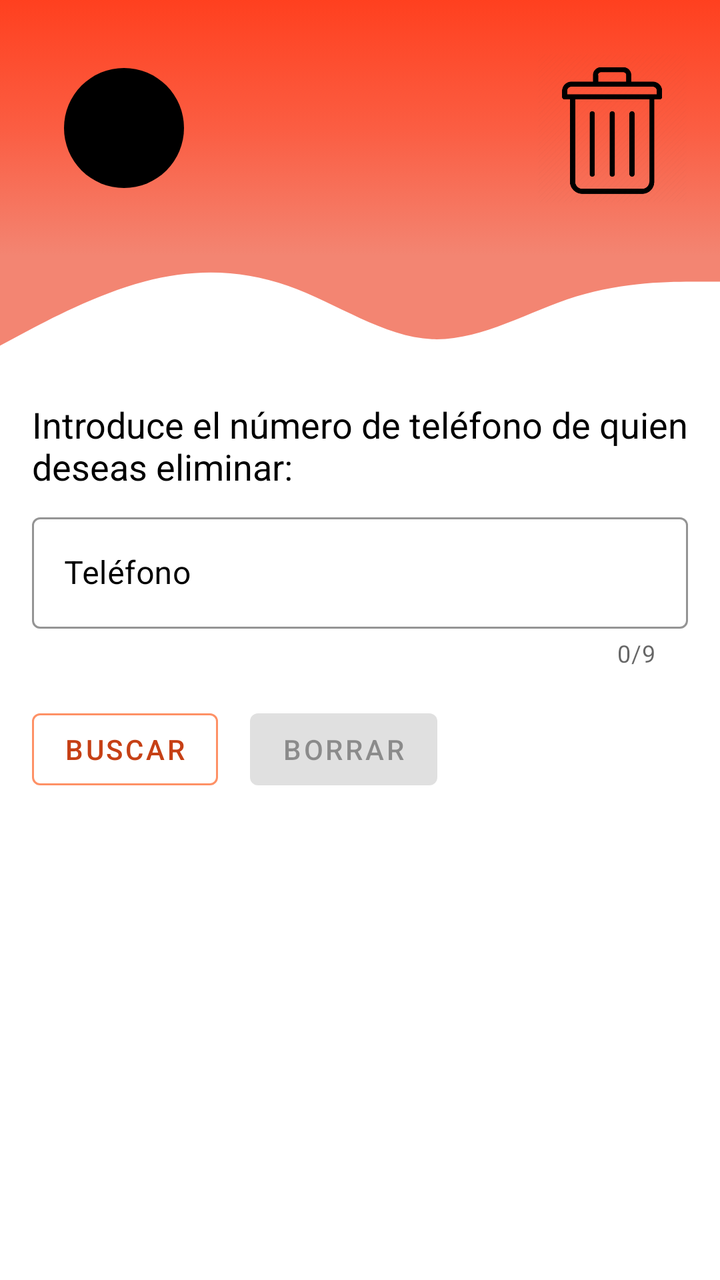
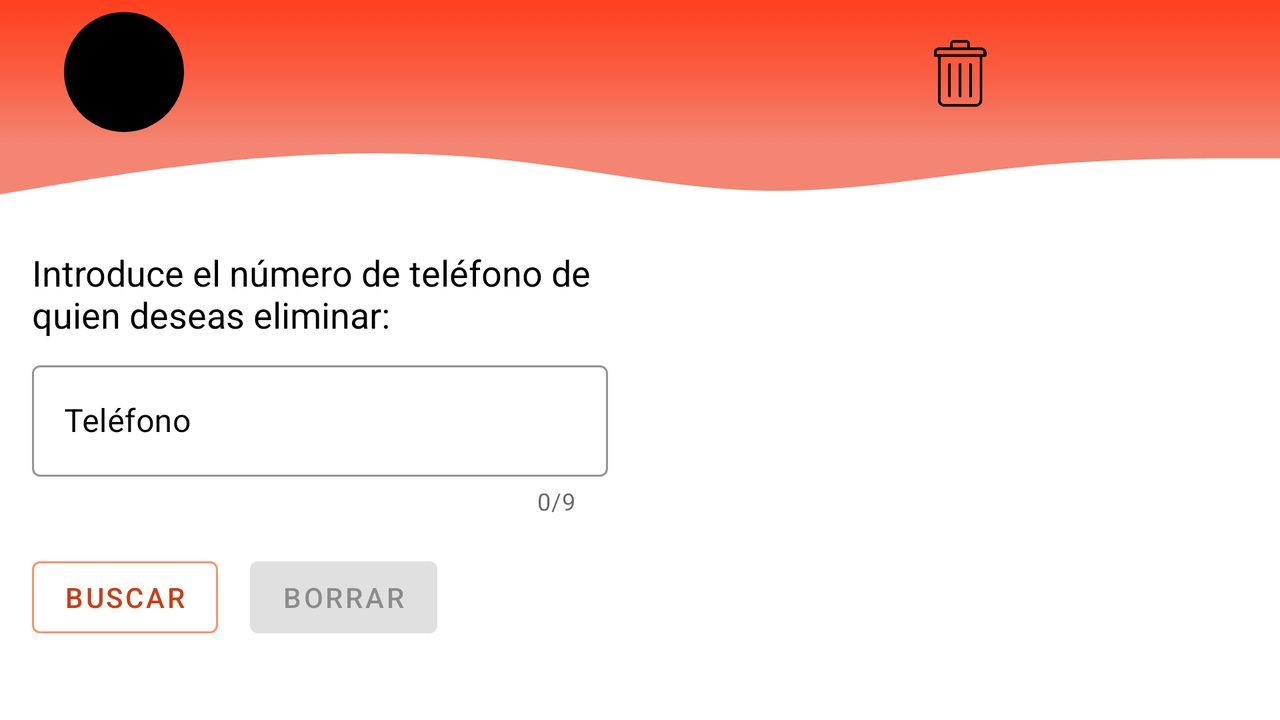

Compare how this app lays out the same screen by default and in its alternative resource folder. The renders come first, then the two layout files and the values they reference.
<!-- AndroidManifest.xml: application theme Theme.Agenda.NoActionBar -->
<!-- res/layout/activity_delete.xml -->
<?xml version="1.0" encoding="utf-8"?>
<androidx.constraintlayout.widget.ConstraintLayout xmlns:android="http://schemas.android.com/apk/res/android"
    xmlns:app="http://schemas.android.com/apk/res-auto"
    xmlns:tools="http://schemas.android.com/tools"
    android:layout_width="match_parent"
    android:layout_height="match_parent"
    tools:context=".view.ActivityDelete">

    <androidx.recyclerview.widget.RecyclerView
        android:id="@+id/recyclerviewDelete"
        android:layout_width="0dp"
        android:layout_height="0dp"
        android:layout_marginBottom="8dp"
        android:padding="8dp"
        app:layout_constraintBottom_toBottomOf="parent"
        app:layout_constraintLeft_toLeftOf="parent"
        app:layout_constraintRight_toRightOf="parent"
        app:layout_constraintTop_toBottomOf="@+id/btBuscarDelete"
        tools:listitem="@layout/rv_item" />

    <TextView
        android:id="@+id/textView2"
        android:layout_width="0dp"
        android:layout_height="wrap_content"
        android:layout_marginStart="16dp"
        android:layout_marginTop="8dp"
        android:layout_marginEnd="16dp"
        android:text="@string/tv_introduce_eliminar"
        android:textColor="#000000"
        android:textSize="18sp"
        app:layout_constraintEnd_toEndOf="parent"
        app:layout_constraintStart_toStartOf="parent"
        app:layout_constraintTop_toTopOf="@+id/guideline14" />

    <com.google.android.material.textfield.TextInputLayout
        android:id="@+id/tiDelete"
        style="@style/Widget.MaterialComponents.TextInputLayout.OutlinedBox"
        android:layout_width="match_parent"
        android:layout_height="wrap_content"
        android:layout_marginStart="16dp"
        android:layout_marginTop="8dp"
        android:layout_marginEnd="16dp"
        android:textColorHint="#000000"
        app:boxStrokeColor="#FE9166"
        app:counterEnabled="true"
        app:counterMaxLength="9"
        app:hintTextColor="#000000"
        app:layout_constraintEnd_toEndOf="parent"
        app:layout_constraintStart_toStartOf="parent"
        app:layout_constraintTop_toBottomOf="@+id/textView2">

        <com.google.android.material.textfield.TextInputEditText
            android:id="@+id/etDelete"
            android:layout_width="match_parent"
            android:layout_height="wrap_content"
            android:hint="@string/hint_telefono"
            android:inputType="number"
            android:textColor="#000000"
            android:textColorHint="#000000" />
    </com.google.android.material.textfield.TextInputLayout>

    <Button
        android:id="@+id/btBuscarDelete"
        style="@style/Widget.MaterialComponents.Button.OutlinedButton"
        android:layout_width="wrap_content"
        android:layout_height="wrap_content"
        android:layout_marginStart="16dp"
        android:layout_marginTop="16dp"
        android:text="@string/btBuscar"
        app:layout_constraintStart_toStartOf="parent"
        app:layout_constraintTop_toBottomOf="@+id/tiDelete"
        app:strokeColor="#FE9166" />

    <Button
        android:id="@+id/btBorrarDelete"
        android:layout_width="wrap_content"
        android:layout_height="wrap_content"
        android:layout_marginStart="16dp"
        android:layout_marginTop="16dp"
        android:enabled="false"
        android:text="@string/btBorrarDelete"
        app:layout_constraintStart_toEndOf="@+id/btBuscarDelete"
        app:layout_constraintTop_toBottomOf="@+id/tiDelete" />

    <androidx.constraintlayout.widget.Guideline
        android:id="@+id/guideline13"
        android:layout_width="wrap_content"
        android:layout_height="wrap_content"
        android:orientation="horizontal"
        app:layout_constraintGuide_percent="0.20" />

    <androidx.constraintlayout.widget.Guideline
        android:id="@+id/guideline14"
        android:layout_width="wrap_content"
        android:layout_height="wrap_content"
        android:orientation="horizontal"
        app:layout_constraintGuide_percent="0.30" />

    <View
        android:id="@+id/view9"
        android:layout_width="0dp"
        android:layout_height="0dp"
        android:background="@drawable/bgtop"
        app:layout_constraintBottom_toTopOf="@+id/guideline13"
        app:layout_constraintEnd_toEndOf="parent"
        app:layout_constraintStart_toStartOf="parent"
        app:layout_constraintTop_toTopOf="parent" />

    <View
        android:id="@+id/view10"
        android:layout_width="0dp"
        android:layout_height="0dp"
        android:background="@drawable/ic_ola"
        app:layout_constraintBottom_toTopOf="@+id/guideline14"
        app:layout_constraintEnd_toEndOf="parent"
        app:layout_constraintStart_toStartOf="parent"
        app:layout_constraintTop_toTopOf="@+id/guideline13" />

    <androidx.constraintlayout.widget.Guideline
        android:id="@+id/guideline15"
        android:layout_width="wrap_content"
        android:layout_height="wrap_content"
        android:orientation="vertical"
        app:layout_constraintGuide_percent="0.70" />

    <ImageButton
        android:id="@+id/btAtrasDelete"
        android:layout_width="wrap_content"
        android:layout_height="wrap_content"
        android:layout_marginStart="32dp"
        android:layout_marginTop="16dp"
        android:layout_marginBottom="16dp"
        android:background="@drawable/boton_redondeado"
        android:backgroundTint="@color/black"
        android:contentDescription="@string/cont_atras"
        app:layout_constraintBottom_toTopOf="@+id/guideline13"
        app:layout_constraintStart_toStartOf="parent"
        app:layout_constraintTop_toTopOf="parent"
        app:srcCompat="@drawable/ic_back" />

    <ImageView
        android:id="@+id/imgBorrar"
        android:layout_width="0dp"
        android:layout_height="0dp"
        android:layout_marginStart="16dp"
        android:layout_marginTop="16dp"
        android:layout_marginEnd="16dp"
        android:layout_marginBottom="16dp"
        android:contentDescription="@string/cont_borrar"
        app:layout_constraintBottom_toTopOf="@+id/guideline13"
        app:layout_constraintEnd_toEndOf="parent"
        app:layout_constraintStart_toStartOf="@+id/guideline15"
        app:layout_constraintTop_toTopOf="parent"
        app:srcCompat="@drawable/delete" />
</androidx.constraintlayout.widget.ConstraintLayout>
<!-- resources referenced by this layout -->
<resources>
  <color name="black">#FF000000</color>
  <!-- drawable bgtop (drawable) -->
  <?xml version="1.0" encoding="utf-8"?>
  <selector xmlns:android="http://schemas.android.com/apk/res/android">
  
      <item>
  
          <shape>
  
              <gradient android:angle="270"
                  android:startColor="#FF401F"
                  android:centerColor="#FB5D42"
                  android:endColor="#F38572" />
  
          </shape>
  
      </item>
  
  </selector>
  <!-- drawable boton_redondeado (drawable-v24) -->
  <?xml version="1.0" encoding="utf-8"?>
  <shape xmlns:android="http://schemas.android.com/apk/res/android">
      <size android:height="60dp" android:width="60dp" />
      <corners android:radius="30dp" />
  </shape>
  <!-- drawable delete: png bitmap (drawable-v24, 16025 bytes) -->
  <!-- drawable ic_ola (drawable) -->
  <vector xmlns:android="http://schemas.android.com/apk/res/android"
      android:width="1440dp"
      android:height="320dp"
      android:viewportWidth="1440"
      android:viewportHeight="320">
    <path
        android:pathData="M0,224L48,192C96,160 192,96 288,64C384,32 480,32 576,74.7C672,117 768,203 864,208C960,213 1056,139 1152,101.3C1248,64 1344,64 1392,64L1440,64L1440,0L1392,0C1344,0 1248,0 1152,0C1056,0 960,0 864,0C768,0 672,0 576,0C480,0 384,0 288,0C192,0 96,0 48,0L0,0Z"
        android:fillColor="#F38572"/>
  </vector>
  <string name="btBorrarDelete">Borrar</string>
  <string name="btBuscar">Buscar</string>
  <string name="cont_atras">Atrás</string>
  <string name="cont_borrar">Eliminar</string>
  <string name="hint_telefono">Teléfono</string>
  <string name="tv_introduce_eliminar">Introduce el número de teléfono de quien deseas eliminar:</string>
  <style name="Theme.Agenda.NoActionBar">
          <item name="windowActionBar">false</item>
          <item name="windowNoTitle">true</item>
      </style>
</resources>
<!-- res/layout-land/activity_delete.xml (the repository's variant of the layout above) -->
<!-- drawn on the phone turned sideways -->
<?xml version="1.0" encoding="utf-8"?>
<androidx.constraintlayout.widget.ConstraintLayout xmlns:android="http://schemas.android.com/apk/res/android"
    xmlns:app="http://schemas.android.com/apk/res-auto"
    xmlns:tools="http://schemas.android.com/tools"
    android:layout_width="match_parent"
    android:layout_height="match_parent"
    tools:context=".view.ActivityDelete">

    <androidx.recyclerview.widget.RecyclerView
        android:id="@+id/recyclerviewDelete"
        android:layout_width="0dp"
        android:layout_height="0dp"
        android:layout_marginStart="16dp"
        android:layout_marginTop="16dp"
        android:layout_marginEnd="16dp"
        android:layout_marginBottom="16dp"
        android:padding="8dp"
        app:layout_constraintBottom_toBottomOf="parent"
        app:layout_constraintEnd_toEndOf="parent"
        app:layout_constraintStart_toStartOf="@+id/guideline15"
        app:layout_constraintTop_toTopOf="@+id/guideline14"
        tools:listitem="@layout/rv_item" />

    <TextView
        android:id="@+id/textView2"
        android:layout_width="0dp"
        android:layout_height="wrap_content"
        android:layout_marginStart="16dp"
        android:layout_marginTop="16dp"
        android:layout_marginEnd="16dp"
        android:text="@string/tv_introduce_eliminar"
        android:textColor="#000000"
        android:textSize="18sp"
        app:layout_constraintEnd_toStartOf="@+id/guideline15"
        app:layout_constraintStart_toStartOf="parent"
        app:layout_constraintTop_toTopOf="@+id/guideline14" />

    <com.google.android.material.textfield.TextInputLayout
        android:id="@+id/tiDelete"
        style="@style/Widget.MaterialComponents.TextInputLayout.OutlinedBox"
        android:layout_width="0dp"
        android:layout_height="wrap_content"
        android:layout_marginStart="16dp"
        android:layout_marginTop="8dp"
        android:layout_marginEnd="16dp"
        android:textColorHint="#000000"
        app:boxStrokeColor="#FE9166"
        app:counterEnabled="true"
        app:counterMaxLength="9"
        app:hintTextColor="#000000"
        app:layout_constraintEnd_toStartOf="@+id/guideline15"
        app:layout_constraintStart_toStartOf="parent"
        app:layout_constraintTop_toBottomOf="@+id/textView2">

        <com.google.android.material.textfield.TextInputEditText
            android:id="@+id/etDelete"
            android:layout_width="match_parent"
            android:layout_height="wrap_content"
            android:hint="@string/hint_telefono"
            android:inputType="number"
            android:textColor="#000000"
            android:textColorHint="#000000" />
    </com.google.android.material.textfield.TextInputLayout>

    <Button
        android:id="@+id/btBuscarDelete"
        style="@style/Widget.MaterialComponents.Button.OutlinedButton"
        android:layout_width="wrap_content"
        android:layout_height="wrap_content"
        android:layout_marginStart="16dp"
        android:layout_marginTop="16dp"
        android:text="@string/btBuscar"
        app:layout_constraintStart_toStartOf="parent"
        app:layout_constraintTop_toBottomOf="@+id/tiDelete"
        app:strokeColor="#FE9166" />

    <Button
        android:id="@+id/btBorrarDelete"
        android:layout_width="wrap_content"
        android:layout_height="wrap_content"
        android:layout_marginStart="16dp"
        android:layout_marginTop="16dp"
        android:enabled="false"
        android:text="@string/btBorrarDelete"
        app:layout_constraintStart_toEndOf="@+id/btBuscarDelete"
        app:layout_constraintTop_toBottomOf="@+id/tiDelete" />

    <androidx.constraintlayout.widget.Guideline
        android:id="@+id/guideline13"
        android:layout_width="wrap_content"
        android:layout_height="wrap_content"
        android:orientation="horizontal"
        app:layout_constraintGuide_percent="0.20" />

    <androidx.constraintlayout.widget.Guideline
        android:id="@+id/guideline14"
        android:layout_width="wrap_content"
        android:layout_height="wrap_content"
        android:orientation="horizontal"
        app:layout_constraintGuide_percent="0.30" />

    <View
        android:id="@+id/view9"
        android:layout_width="0dp"
        android:layout_height="0dp"
        android:background="@drawable/bgtop"
        app:layout_constraintBottom_toTopOf="@+id/guideline13"
        app:layout_constraintEnd_toEndOf="parent"
        app:layout_constraintStart_toStartOf="parent"
        app:layout_constraintTop_toTopOf="parent" />

    <View
        android:id="@+id/view10"
        android:layout_width="0dp"
        android:layout_height="0dp"
        android:background="@drawable/ic_ola"
        app:layout_constraintBottom_toTopOf="@+id/guideline14"
        app:layout_constraintEnd_toEndOf="parent"
        app:layout_constraintStart_toStartOf="parent"
        app:layout_constraintTop_toTopOf="@+id/guideline13" />

    <androidx.constraintlayout.widget.Guideline
        android:id="@+id/guideline15"
        android:layout_width="wrap_content"
        android:layout_height="wrap_content"
        android:orientation="vertical"
        app:layout_constraintGuide_percent="0.50" />

    <ImageButton
        android:id="@+id/btAtrasDelete"
        android:layout_width="wrap_content"
        android:layout_height="wrap_content"
        android:layout_marginStart="32dp"
        android:layout_marginTop="16dp"
        android:layout_marginBottom="16dp"
        android:background="@drawable/boton_redondeado"
        android:backgroundTint="@color/black"
        android:contentDescription="@string/cont_atras"
        app:layout_constraintBottom_toTopOf="@+id/guideline13"
        app:layout_constraintStart_toStartOf="parent"
        app:layout_constraintTop_toTopOf="parent"
        app:srcCompat="@drawable/ic_back" />

    <ImageView
        android:id="@+id/imgBorrar"
        android:layout_width="0dp"
        android:layout_height="0dp"
        android:layout_marginStart="16dp"
        android:layout_marginTop="16dp"
        android:layout_marginEnd="16dp"
        android:layout_marginBottom="16dp"
        android:contentDescription="@string/cont_borrar"
        app:layout_constraintBottom_toTopOf="@+id/guideline13"
        app:layout_constraintEnd_toEndOf="parent"
        app:layout_constraintStart_toStartOf="@+id/guideline15"
        app:layout_constraintTop_toTopOf="parent"
        app:srcCompat="@drawable/delete" />
</androidx.constraintlayout.widget.ConstraintLayout>
